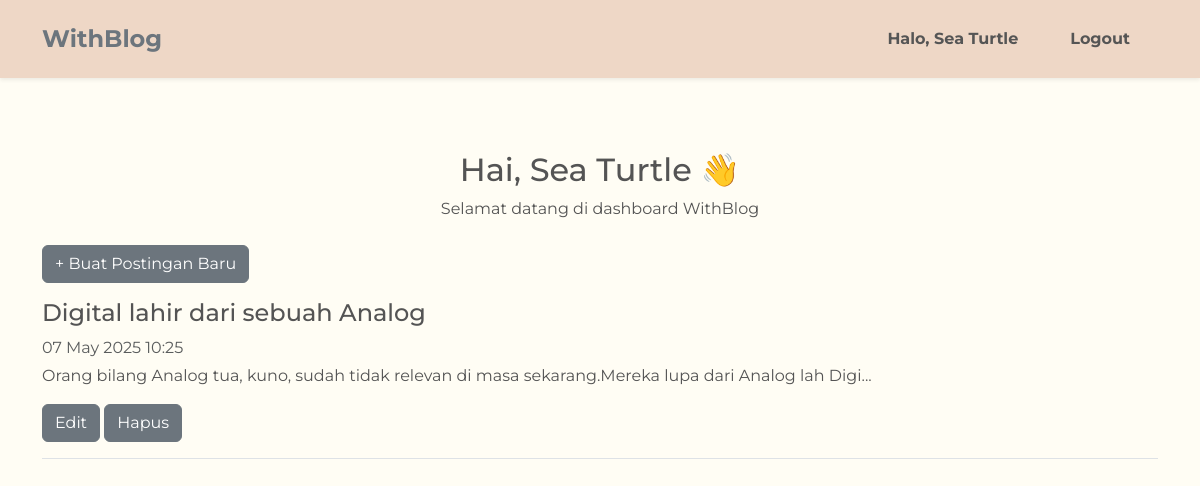
/dashboard.php (signed in), run on the app's committed database.
### tables this page shows
CREATE TABLE `posts` (
  `id` int NOT NULL,
  `user_id` int NOT NULL,
  `title` varchar(64) NOT NULL,
  `content` text,
  `create_at` datetime NOT NULL
);

### dashboard.php (the view, shortened to what this page needs)
<?php
require '../config/connection.php';
$fullname = $_SESSION['fullname'];
$user_id = $_SESSION['user_id'];
?>
<!DOCTYPE html>
<html lang="id">
<head>
  <link href="https://cdn.jsdelivr.net/npm/bootstrap@5.3.2/dist/css/bootstrap.min.css" rel="stylesheet">
  <link href="../assets/style.css" rel="stylesheet">
</head>
<body>
<nav class="navbar navbar-expand-lg py-3 shadow-sm">
  <div class="container">
    <a class="navbar-brand d-flex align-items-center" href="../beranda.php">
      <span class="fw-bold fs-4 text-secondary">WithBlog</span>
    </a>
    <ul class="navbar-nav d-flex align-items-center gap-3 mb-0 ms-auto">
      <?php if ($fullname): ?>
        <li class="nav-item d-flex align-items-center">
          <a class="nav-link px-2" href="dashboard.php">Halo, <?= htmlspecialchars($fullname) ?></a>
        </li>
        <li class="nav-item d-flex align-items-center">
          <a class="nav-link px-2" href="logout.php">Logout</a>
        </li>
      <?php endif; ?>
    </ul>
  </div>
</nav>
<button class="navbar-toggler" type="button" data-bs-toggle="collapse" data-bs-target="#mainNavbar">
  <span class="navbar-toggler-icon"></span>
</button>
<div class="container py-5">
  <div class="text-center mb-4">
    <h2>Hai, <?= htmlspecialchars($fullname) ?> 👋</h2>
    <p>Selamat datang di dashboard WithBlog</p>
  </div>
  <a href="create.php" class="btn btn-secondary mb-3">+ Buat Postingan Baru</a>
  <?php
    $query = "SELECT * FROM posts WHERE user_id = $user_id ORDER BY create_at DESC";
    $result = mysqli_query($connect, $query);
  ?>
  <?php if (mysqli_num_rows($result) > 0): ?>
    <?php while ($row = mysqli_fetch_assoc($result)): ?>
      <div class="mb-4 border-bottom pb-3">
        <h4><?= htmlspecialchars($row['title']) ?></h4>
        <p class="text-muted mb-1"><?= date('d M Y H:i', strtotime($row['create_at'])) ?></p>
        <p><?= nl2br(htmlspecialchars(substr($row['content'], 0, 100))) ?>...</p>
        <a href="edit.php?id=<?= $row['id'] ?>" class="btn btn-secondary">Edit</a>
        <a href="delete.php?id=<?= $row['id'] ?>" class="btn btn-secondary" onclick="return confirm('Yakin ingin menghapus?')">Hapus</a>
      </div>
    <?php endwhile; ?>
  <?php else: ?>
    <p>Kamu belum membuat postingan apa pun.</p>
  <?php endif; ?>

### style.css (style rules this page uses)
body { background-color: #FFFDF4; font-family: 'Montserrat', sans-serif; color: #545454; }
.navbar { background-color: rgb(238, 215, 198); font-weight: 600; }
.nav-link { color: #555 !important; font-weight: bold; margin-right: 20px; }

### data on the page
posts: title "Digital lahir dari sebuah Analog", create_at "07 May 2025 10:25", content "Orang bilang Analog tua, kuno, sudah tidak relevan di masa sekarang.Mereka lupa dari Analog lah Digi"

### other printed values
$fullname "Sea Turtle"
